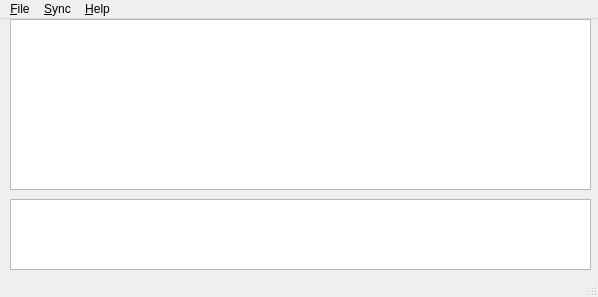
<?xml version="1.0" encoding="UTF-8"?>
<ui version="4.0">
 <class>MainWindow</class>
 <widget class="QMainWindow" name="MainWindow">
  <property name="geometry">
   <rect>
    <x>0</x>
    <y>0</y>
    <width>598</width>
    <height>297</height>
   </rect>
  </property>
  <property name="minimumSize">
   <size>
    <width>100</width>
    <height>100</height>
   </size>
  </property>
  <property name="maximumSize">
   <size>
    <width>1920</width>
    <height>1024</height>
   </size>
  </property>
  <property name="windowTitle">
   <string>MainWindow</string>
  </property>
  <widget class="QWidget" name="mainwidget">
   <property name="sizePolicy">
    <sizepolicy hsizetype="Expanding" vsizetype="Expanding">
     <horstretch>0</horstretch>
     <verstretch>0</verstretch>
    </sizepolicy>
   </property>
   <property name="minimumSize">
    <size>
     <width>100</width>
     <height>100</height>
    </size>
   </property>
   <property name="maximumSize">
    <size>
     <width>1024</width>
     <height>786</height>
    </size>
   </property>
   <widget class="QWidget" name="verticalLayoutWidget">
    <property name="geometry">
     <rect>
      <x>10</x>
      <y>0</y>
      <width>581</width>
      <height>171</height>
     </rect>
    </property>
    <layout class="QVBoxLayout" name="docsLayout">
     <property name="spacing">
      <number>10</number>
     </property>
     <item>
      <widget class="QListView" name="docsView">
       <property name="minimumSize">
        <size>
         <width>90</width>
         <height>90</height>
        </size>
       </property>
       <property name="maximumSize">
        <size>
         <width>1280</width>
         <height>1024</height>
        </size>
       </property>
      </widget>
     </item>
    </layout>
   </widget>
   <widget class="QWidget" name="verticalLayoutWidget_2">
    <property name="geometry">
     <rect>
      <x>10</x>
      <y>180</y>
      <width>581</width>
      <height>71</height>
     </rect>
    </property>
    <layout class="QVBoxLayout" name="logLayout">
     <item>
      <widget class="QTextBrowser" name="logOutput">
       <property name="enabled">
        <bool>true</bool>
       </property>
       <property name="minimumSize">
        <size>
         <width>90</width>
         <height>60</height>
        </size>
       </property>
       <property name="maximumSize">
        <size>
         <width>1920</width>
         <height>1024</height>
        </size>
       </property>
      </widget>
     </item>
    </layout>
   </widget>
  </widget>
  <widget class="QMenuBar" name="menubar">
   <property name="geometry">
    <rect>
     <x>0</x>
     <y>0</y>
     <width>598</width>
     <height>22</height>
    </rect>
   </property>
   <widget class="QMenu" name="menu_File">
    <property name="title">
     <string>&amp;File</string>
    </property>
    <addaction name="action_Open"/>
    <addaction name="action_Save"/>
    <addaction name="separator"/>
    <addaction name="action_Exit"/>
   </widget>
   <widget class="QMenu" name="menu_Sync">
    <property name="toolTip">
     <string>Sync</string>
    </property>
    <property name="title">
     <string>&amp;Sync</string>
    </property>
   </widget>
   <widget class="QMenu" name="menu_Help">
    <property name="toolTip">
     <string>Help</string>
    </property>
    <property name="title">
     <string>&amp;Help</string>
    </property>
   </widget>
   <addaction name="menu_File"/>
   <addaction name="menu_Sync"/>
   <addaction name="menu_Help"/>
  </widget>
  <widget class="QStatusBar" name="statusbar"/>
  <action name="action_Open">
   <property name="text">
    <string>&amp;Open Config</string>
   </property>
  </action>
  <action name="action_Exit">
   <property name="text">
    <string>&amp;Exit</string>
   </property>
  </action>
  <action name="action_Save">
   <property name="text">
    <string>&amp;Save Config</string>
   </property>
  </action>
 </widget>
 <resources/>
 <connections/>
</ui>
